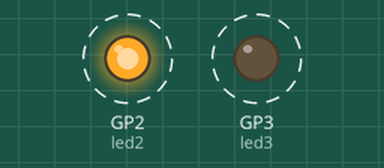
Recording of a program running on a simulated Raspberry Pi Pico running CircuitPython. On the bench: output pins drawn as LEDs (lit = HIGH). Dashed ring = blinking.

Above: at 0.5 s.
Timing chart, 0 to 4.6 s (numbered marks = the images above):
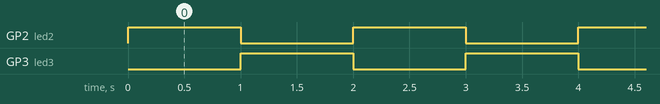

Measured:
- by itself, GP2 (led2), GP3 (led3): alternates HIGH for 1.0 s and LOW for 1.0 s

The program:

Episod02_code.py
```python
import time
import board
import digitalio

led2 = digitalio.DigitalInOut(board.GP2)
led2.direction = digitalio.Direction.OUTPUT

led3 = digitalio.DigitalInOut(board.GP3)
led3.direction = digitalio.Direction.OUTPUT

while True:
    led2.value = True
    led3.value = False
    time.sleep(1)
    led2.value = False
    led3.value = True
    time.sleep(1)
```
